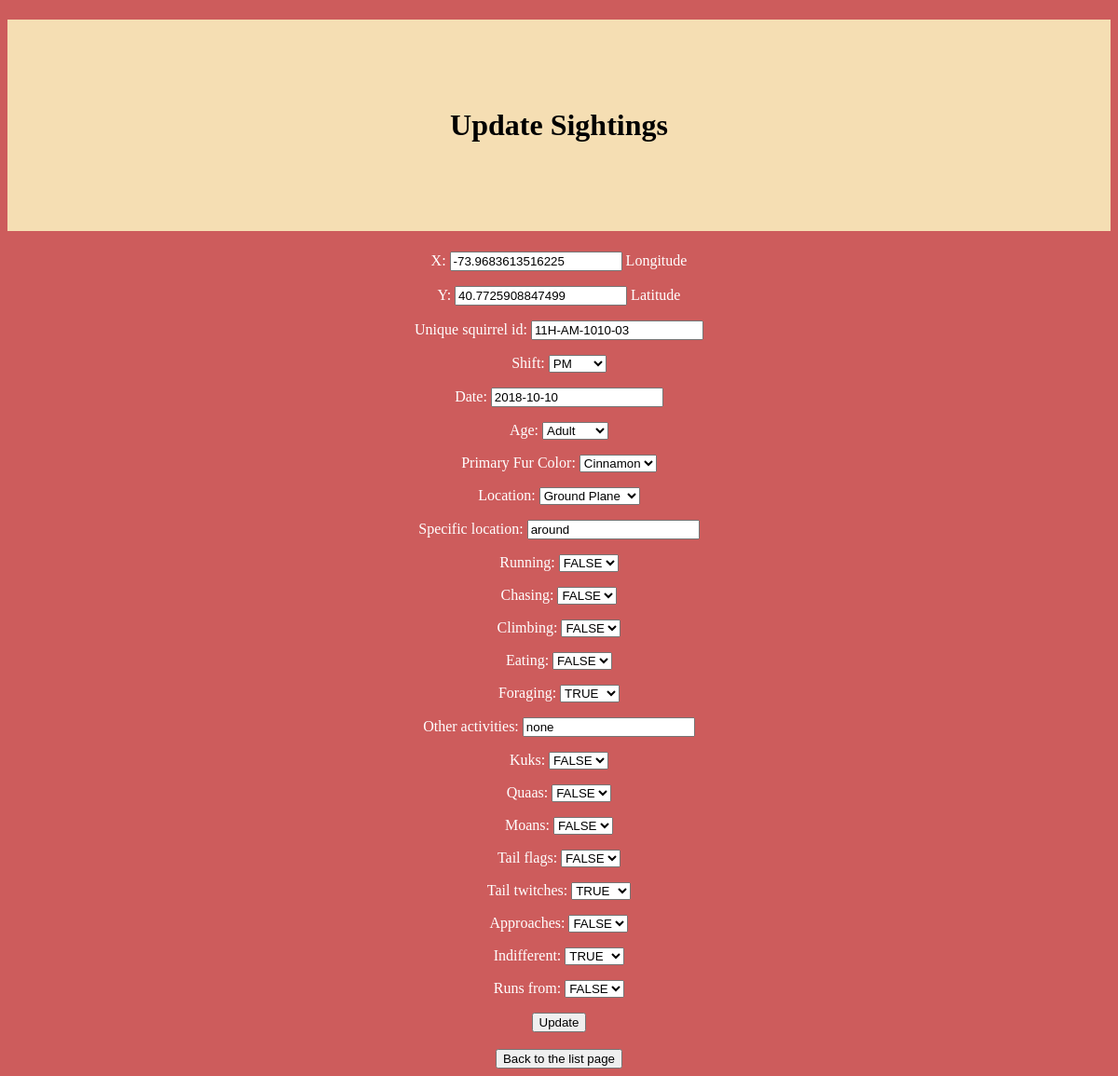
/sightings/11H-AM-1010-03/, run on an earlier commit of the app's database.
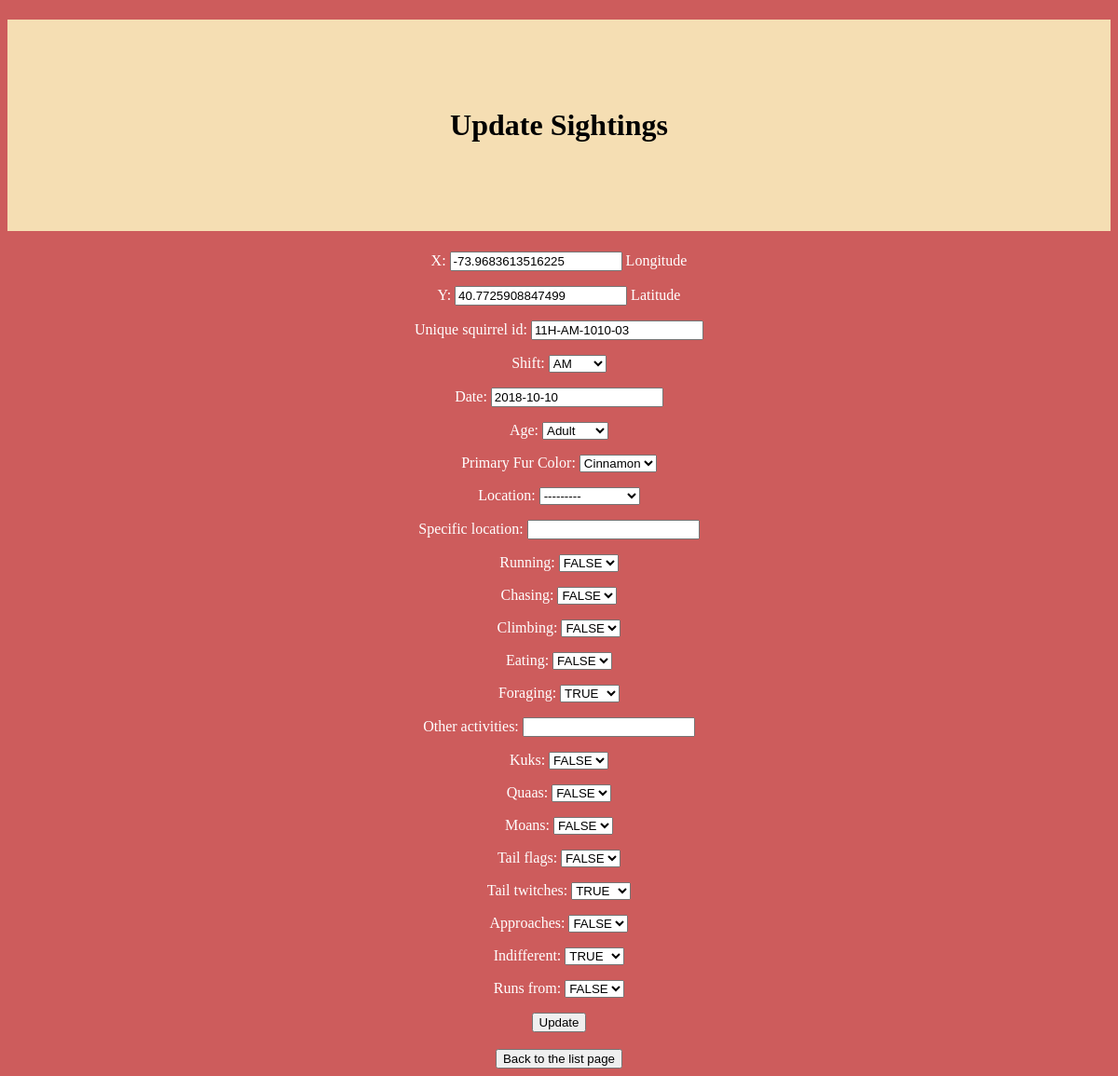
And on a later commit of the database.
### sightings/models.py (models this page shows, shortened)
class Squirrels(models.Model):
    X = models.FloatField(
            help_text=_('Longitude'),
            )
    Y = models.FloatField(
        help_text=_('Latitude'),
        )
    Unique_squirrel_id = models.CharField(
        max_length=100,
        primary_key= True,
        default = None,
        )
    PM='PM'
    AM='AM'
    SHIFT_CHOICES=(
            (PM,'PM'),
            (AM,'AM'),
            )
    Shift = models.CharField(
        max_length=100,
        choices = SHIFT_CHOICES,
        blank=True,
        )
    Date = models.DateField(
           blank=True,
            )
    Adult='Adult'
    Juvenile='Juvenile'
    AGE_CHOICES=(
            (Adult,'Adult'),
            (Juvenile,'Juvenile'),
            )
    Age = models.CharField(
            max_length=100,
            choices=AGE_CHOICES,
            blank = True,
            null = True,)
    GRAY = 'Gray'
    CINNAMON = 'Cinnamon'
    BLACK = 'Black'
    COLOR_CHOICES = (
            (GRAY, 'Gray'),
            (CINNAMON, 'Cinnamon'),
            (BLACK, 'Black'),
            )
    Primary_Fur_Color = models.CharField(
            max_length=20,
            choices=COLOR_CHOICES,
            null =True,
            blank=True,
            )
    GROUND_PLANE = 'Ground Plane'
    ABOVE_GROUND = 'Above Ground'
    LOCATION_CHOICES = (
            (GROUND_PLANE, 'Ground Plane'),
            (ABOVE_GROUND, 'Above Ground'),
            )
    Location = models.CharField(
            max_length=20,
            choices=LOCATION_CHOICES,
            null = True,
            blank=True,
            )
    Specific_location=models.CharField(
            max_length=100,
            null = True,
            blank = True,
            )
    TRUE='TRUE'
    FALSE='FALSE'
    CHOICES=(
            (TRUE,'TRUE'),
            (FALSE,'FALSE'),
            )
    Running=models.CharField(
            max_length=100,
            choices=CHOICES,
            blank=True,)
    Chasing=models.CharField(
            max_length=100,
            choices=CHOICES,
            blank=True,)
    Climbing=models.CharField(
            max_length=100,
            choices=CHOICES,
            blank=True,)
    Eating=models.CharField(
            max_length=100,
            choices=CHOICES,
            blank=True,)
    Foraging=models.CharField(
            max_length=100,
            choices=CHOICES,
            blank=True,)
    Other_activities=models.CharField(
            max_length=100,
            null = True,
            blank=True,)
    Kuks=models.CharField(
            max_length=100,
            choices=CHOICES,
            blank=True,)
    Quaas=models.CharField(
            max_length=100,
            choices=CHOICES,
            blank=True,)
    Moans=models.CharField(
            max_length=100,
            choices=CHOICES,
            blank=True,)
    Tail_flags=models.CharField(
            max_length=100,
            choices=CHOICES,
            blank=True,)
    Tail_twitches=models.CharField(
            max_length=100,
            choices=CHOICES,
            blank=True,)
    Approaches=models.CharField(
            max_length=100,
            choices=CHOICES,
            blank=True,)
    Indifferent=models.CharField(
            max_length=100,
            choices=CHOICES,
            blank=True,)
    Runs_from=models.CharField(
            max_length=100,
            choices=CHOICES,
            blank=True,)

### sightings/views.py (the view)
# urls.py: path('sightings/<squirrel_id>/', views.update,name='update'),
def update(request,squirrel_id):
    Object = get_object_or_404(Squirrels,Unique_squirrel_id=squirrel_id)
    form = Form(request.POST or None,instance=Object)
    context = {'form':form}
    if form.is_valid():
        Object=form.save(commit=False)
        Object.save()
        return redirect('/sightings/')
    else:
        context={
                'form':form,
        }
        return render(request,'sightings/update_form.html',context)

### sightings/forms.py
class Form(ModelForm):
    class Meta:
        model = Squirrels
        fields = '__all__'

### sightings/templates/sightings/update_form.html (shortened to what this page needs)
<!doctype html>
<html>
	<head>
	</head>
	<h1><center>Update Sightings</center></h1>
<body>
<form action='.' method="post">
	{{ form.as_p }}
	<input type="submit" value="Update" />
</form>
<br>
<a href='/sightings/' class=''><button type='button' class='button'>Back to the list page</button></a >
</body>
</html>

### sightings/templates/sightings/update_form.html (style rules this page uses)
body { margin:2; background-color:#CD5C5C; font-family:fantasy,cursive,serif; text-align:center; color:white; }
h1 { background-color:#F5DEB3; color:black; text-align:center; padding:95px; }

What changed in the data, as far as the page shows it:
changed Squirrels "11H-AM-1010-03": Shift "PM" → "AM"; Location "Ground Plane" → "---------"; Specific_location "around" → (not shown); Other_activities "none" → (not shown)
